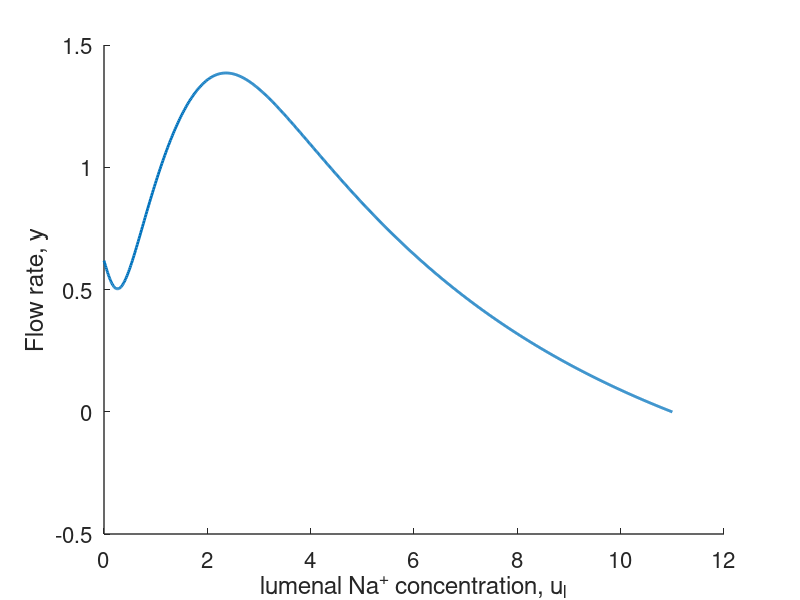

This chart was generated by the following MATLAB code:
%    -------------------------------------------------------------------
%
%     Fluid absorption as a function of lumenal Na concentration,
%     in nondimensional variables.
%
%     For Chapter 18, Fig. 18.3 of
%     Keener and Sneyd, Mathematical Physiology, 3rd Edition, Springer.
%
%     Written by James Keener and James Sneyd.
%
%    -------------------------------------------------------------------

clear all
close all
clc

set(0,                           ...
   'defaultaxesfontsize', 20,   ...
   'defaultaxeslinewidth', 1.0, ...
   'defaultlinelinewidth', 1.2, ...
   'defaultpatchlinewidth', 0.7);

beta = 1;

gam = 10;
rho = 1;
u0 = 1;

ui = linspace(0,10,1000);
fi = (ui.^3)./(1+ui.^3) ;
ul = ui + beta*fi;

a = rho;
b = rho + ul;
c = ui - u0 + (1-gam)*beta*fi;
y = (-b + (b.^2 - 4*a*c).^0.5)./(2*a);

plot(ul,y,'LineWidth',2)
xlabel('lumenal Na^+ concentration, u_l')
ylabel('Flow rate, y')
set(gca,'FontSize',16)
box off
